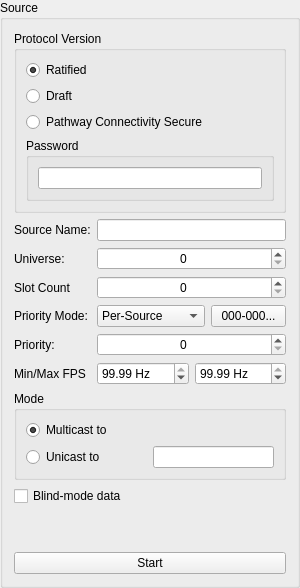
     <widget class="QGroupBox" name="gbSource">
      <property name="sizePolicy">
       <sizepolicy hsizetype="MinimumExpanding" vsizetype="Preferred">
        <horstretch>0</horstretch>
        <verstretch>0</verstretch>
       </sizepolicy>
      </property>
      <property name="minimumSize">
       <size>
        <width>300</width>
        <height>0</height>
       </size>
      </property>
      <property name="focusPolicy">
       <enum>Qt::FocusPolicy::NoFocus</enum>
      </property>
      <property name="title">
       <string>Source</string>
      </property>
      <layout class="QVBoxLayout" name="verticalLayout_11">
       <item>
        <widget class="QFrame" name="frSourceOpts">
         <property name="sizePolicy">
          <sizepolicy hsizetype="MinimumExpanding" vsizetype="MinimumExpanding">
           <horstretch>0</horstretch>
           <verstretch>0</verstretch>
          </sizepolicy>
         </property>
         <property name="frameShape">
          <enum>QFrame::Shape::NoFrame</enum>
         </property>
         <property name="frameShadow">
          <enum>QFrame::Shadow::Plain</enum>
         </property>
         <layout class="QVBoxLayout" name="verticalLayout_12">
          <property name="leftMargin">
           <number>0</number>
          </property>
          <property name="topMargin">
           <number>0</number>
          </property>
          <property name="rightMargin">
           <number>0</number>
          </property>
          <property name="bottomMargin">
           <number>0</number>
          </property>
          <item>
           <widget class="QGroupBox" name="gbProtocolVersion">
            <property name="sizePolicy">
             <sizepolicy hsizetype="MinimumExpanding" vsizetype="Preferred">
              <horstretch>0</horstretch>
              <verstretch>0</verstretch>
             </sizepolicy>
            </property>
            <property name="focusPolicy">
             <enum>Qt::FocusPolicy::NoFocus</enum>
            </property>
            <property name="title">
             <string>Protocol Version</string>
            </property>
            <layout class="QVBoxLayout" name="verticalLayout_6">
             <item>
              <widget class="QRadioButton" name="rbRatified">
               <property name="sizePolicy">
                <sizepolicy hsizetype="MinimumExpanding" vsizetype="Fixed">
                 <horstretch>0</horstretch>
                 <verstretch>0</verstretch>
                </sizepolicy>
               </property>
               <property name="focusPolicy">
                <enum>Qt::FocusPolicy::NoFocus</enum>
               </property>
               <property name="text">
                <string>Ratified</string>
               </property>
               <property name="checked">
                <bool>true</bool>
               </property>
              </widget>
             </item>
             <item>
              <widget class="QRadioButton" name="rbDraft">
               <property name="sizePolicy">
                <sizepolicy hsizetype="MinimumExpanding" vsizetype="Fixed">
                 <horstretch>0</horstretch>
                 <verstretch>0</verstretch>
                </sizepolicy>
               </property>
               <property name="focusPolicy">
                <enum>Qt::FocusPolicy::NoFocus</enum>
               </property>
               <property name="text">
                <string>Draft</string>
               </property>
              </widget>
             </item>
             <item>
              <widget class="QRadioButton" name="rbPathwaySecure">
               <property name="text">
                <string>Pathway Connectivity Secure</string>
               </property>
              </widget>
             </item>
             <item>
              <widget class="QGroupBox" name="gbPathwaySecurePassword">
               <property name="title">
                <string>Password</string>
               </property>
               <layout class="QVBoxLayout" name="verticalLayout_14">
                <item>
                 <widget class="QLineEdit" name="lePathwaySecurePassword">
                  <property name="maxLength">
                   <number>32</number>
                  </property>
                 </widget>
                </item>
               </layout>
              </widget>
             </item>
            </layout>
           </widget>
          </item>
          <item>
           <layout class="QFormLayout" name="flBasics">
            <item row="1" column="0">
             <widget class="QLabel" name="label">
              <property name="sizePolicy">
               <sizepolicy hsizetype="MinimumExpanding" vsizetype="Preferred">
                <horstretch>0</horstretch>
                <verstretch>0</verstretch>
               </sizepolicy>
              </property>
              <property name="focusPolicy">
               <enum>Qt::FocusPolicy::NoFocus</enum>
              </property>
              <property name="text">
               <string>Source Name:</string>
              </property>
             </widget>
            </item>
            <item row="1" column="1">
             <widget class="QLineEdit" name="leSourceName">
              <property name="sizePolicy">
               <sizepolicy hsizetype="MinimumExpanding" vsizetype="Fixed">
                <horstretch>0</horstretch>
                <verstretch>0</verstretch>
               </sizepolicy>
              </property>
              <property name="focusPolicy">
               <enum>Qt::FocusPolicy::ClickFocus</enum>
              </property>
              <property name="maxLength">
               <number>63</number>
              </property>
             </widget>
            </item>
            <item row="2" column="0">
             <widget class="QLabel" name="label_2">
              <property name="sizePolicy">
               <sizepolicy hsizetype="MinimumExpanding" vsizetype="Preferred">
                <horstretch>0</horstretch>
                <verstretch>0</verstretch>
               </sizepolicy>
              </property>
              <property name="focusPolicy">
               <enum>Qt::FocusPolicy::NoFocus</enum>
              </property>
              <property name="text">
               <string>Universe:</string>
              </property>
             </widget>
            </item>
            <item row="2" column="1">
             <widget class="QSpinBox" name="sbUniverse">
              <property name="sizePolicy">
               <sizepolicy hsizetype="MinimumExpanding" vsizetype="Fixed">
                <horstretch>0</horstretch>
                <verstretch>0</verstretch>
               </sizepolicy>
              </property>
              <property name="focusPolicy">
               <enum>Qt::FocusPolicy::ClickFocus</enum>
              </property>
              <property name="alignment">
               <set>Qt::AlignmentFlag::AlignCenter</set>
              </property>
             </widget>
            </item>
            <item row="3" column="0">
             <widget class="QLabel" name="label_8">
              <property name="text">
               <string>Slot Count</string>
              </property>
             </widget>
            </item>
            <item row="3" column="1">
             <widget class="QSpinBox" name="sbSlotCount">
              <property name="sizePolicy">
               <sizepolicy hsizetype="MinimumExpanding" vsizetype="Fixed">
                <horstretch>0</horstretch>
                <verstretch>0</verstretch>
               </sizepolicy>
              </property>
              <property name="alignment">
               <set>Qt::AlignmentFlag::AlignCenter</set>
              </property>
             </widget>
            </item>
            <item row="4" column="0">
             <widget class="QLabel" name="label_4">
              <property name="sizePolicy">
               <sizepolicy hsizetype="MinimumExpanding" vsizetype="Preferred">
                <horstretch>0</horstretch>
                <verstretch>0</verstretch>
               </sizepolicy>
              </property>
              <property name="focusPolicy">
               <enum>Qt::FocusPolicy::NoFocus</enum>
              </property>
              <property name="text">
               <string>Priority Mode:</string>
              </property>
             </widget>
            </item>
            <item row="4" column="1">
             <layout class="QHBoxLayout" name="hlPriority">
              <item>
               <widget class="QComboBox" name="cbPriorityMode">
                <property name="focusPolicy">
                 <enum>Qt::FocusPolicy::ClickFocus</enum>
                </property>
                <item>
                 <property name="text">
                  <string>Per-Source</string>
                 </property>
                </item>
                <item>
                 <property name="text">
                  <string>Per-Address</string>
                 </property>
                </item>
               </widget>
              </item>
              <item>
               <widget class="QPushButton" name="btnEditPerChan">
                <property name="sizePolicy">
                 <sizepolicy hsizetype="Fixed" vsizetype="Fixed">
                  <horstretch>0</horstretch>
                  <verstretch>0</verstretch>
                 </sizepolicy>
                </property>
                <property name="minimumSize">
                 <size>
                  <width>10</width>
                  <height>0</height>
                 </size>
                </property>
                <property name="maximumSize">
                 <size>
                  <width>75</width>
                  <height>16777215</height>
                 </size>
                </property>
                <property name="focusPolicy">
                 <enum>Qt::FocusPolicy::NoFocus</enum>
                </property>
                <property name="toolTip">
                 <string>Set up per-channel priorities</string>
                </property>
                <property name="text">
                 <string notr="true">000-000...</string>
                </property>
               </widget>
              </item>
             </layout>
            </item>
            <item row="5" column="0">
             <widget class="QLabel" name="label_3">
              <property name="sizePolicy">
               <sizepolicy hsizetype="MinimumExpanding" vsizetype="Preferred">
                <horstretch>0</horstretch>
                <verstretch>0</verstretch>
               </sizepolicy>
              </property>
              <property name="focusPolicy">
               <enum>Qt::FocusPolicy::NoFocus</enum>
              </property>
              <property name="text">
               <string>Priority:</string>
              </property>
             </widget>
            </item>
            <item row="5" column="1">
             <widget class="QSpinBox" name="sbPriority">
              <property name="sizePolicy">
               <sizepolicy hsizetype="MinimumExpanding" vsizetype="Fixed">
                <horstretch>0</horstretch>
                <verstretch>0</verstretch>
               </sizepolicy>
              </property>
              <property name="focusPolicy">
               <enum>Qt::FocusPolicy::ClickFocus</enum>
              </property>
              <property name="alignment">
               <set>Qt::AlignmentFlag::AlignCenter</set>
              </property>
             </widget>
            </item>
            <item row="6" column="0">
             <widget class="QLabel" name="label_9">
              <property name="text">
               <string>Min/Max FPS</string>
              </property>
             </widget>
            </item>
            <item row="6" column="1">
             <layout class="QHBoxLayout" name="horizontalLayout_11">
              <item>
               <widget class="QDoubleSpinBox" name="sbMinFPS">
                <property name="suffix">
                 <string> Hz</string>
                </property>
                <property name="value">
                 <double>99.989999999999995</double>
                </property>
               </widget>
              </item>
              <item>
               <widget class="QDoubleSpinBox" name="sbMaxFPS">
                <property name="suffix">
                 <string> Hz</string>
                </property>
                <property name="value">
                 <double>99.989999999999995</double>
                </property>
               </widget>
              </item>
             </layout>
            </item>
           </layout>
          </item>
          <item>
           <widget class="QGroupBox" name="gbProtocolMode">
            <property name="focusPolicy">
             <enum>Qt::FocusPolicy::NoFocus</enum>
            </property>
            <property name="title">
             <string>Mode</string>
            </property>
            <layout class="QGridLayout" name="gridLayout">
             <item row="1" column="1">
              <widget class="QLineEdit" name="leUnicastAddress">
               <property name="sizePolicy">
                <sizepolicy hsizetype="MinimumExpanding" vsizetype="Fixed">
                 <horstretch>0</horstretch>
                 <verstretch>0</verstretch>
                </sizepolicy>
               </property>
               <property name="focusPolicy">
                <enum>Qt::FocusPolicy::ClickFocus</enum>
               </property>
              </widget>
             </item>
             <item row="1" column="0">
              <widget class="QRadioButton" name="rbUnicast">
               <property name="sizePolicy">
                <sizepolicy hsizetype="MinimumExpanding" vsizetype="Fixed">
                 <horstretch>0</horstretch>
                 <verstretch>0</verstretch>
                </sizepolicy>
               </property>
               <property name="focusPolicy">
                <enum>Qt::FocusPolicy::NoFocus</enum>
               </property>
               <property name="text">
                <string>Unicast to</string>
               </property>
              </widget>
             </item>
             <item row="0" column="0" colspan="2">
              <widget class="QRadioButton" name="rbMulticast">
               <property name="sizePolicy">
                <sizepolicy hsizetype="MinimumExpanding" vsizetype="Fixed">
                 <horstretch>0</horstretch>
                 <verstretch>0</verstretch>
                </sizepolicy>
               </property>
               <property name="focusPolicy">
                <enum>Qt::FocusPolicy::NoFocus</enum>
               </property>
               <property name="text">
                <string>Multicast to</string>
               </property>
               <property name="checked">
                <bool>true</bool>
               </property>
              </widget>
             </item>
            </layout>
           </widget>
          </item>
          <item>
           <widget class="QCheckBox" name="cbBlind">
            <property name="sizePolicy">
             <sizepolicy hsizetype="MinimumExpanding" vsizetype="Fixed">
              <horstretch>0</horstretch>
              <verstretch>0</verstretch>
             </sizepolicy>
            </property>
            <property name="focusPolicy">
             <enum>Qt::FocusPolicy::NoFocus</enum>
            </property>
            <property name="text">
             <string>Blind-mode data</string>
            </property>
           </widget>
          </item>
          <item>
           <spacer name="verticalSpacer">
            <property name="focusPolicy">
             <enum>Qt::FocusPolicy::NoFocus</enum>
            </property>
            <property name="orientation">
             <enum>Qt::Orientation::Vertical</enum>
            </property>
            <property name="sizeHint" stdset="0">
             <size>
              <width>20</width>
              <height>40</height>
             </size>
            </property>
           </spacer>
          </item>
         </layout>
        </widget>
       </item>
       <item>
        <widget class="QPushButton" name="btnStart">
         <property name="focusPolicy">
          <enum>Qt::FocusPolicy::NoFocus</enum>
         </property>
         <property name="text">
          <string>Start</string>
         </property>
        </widget>
       </item>
      </layout>
     </widget>
